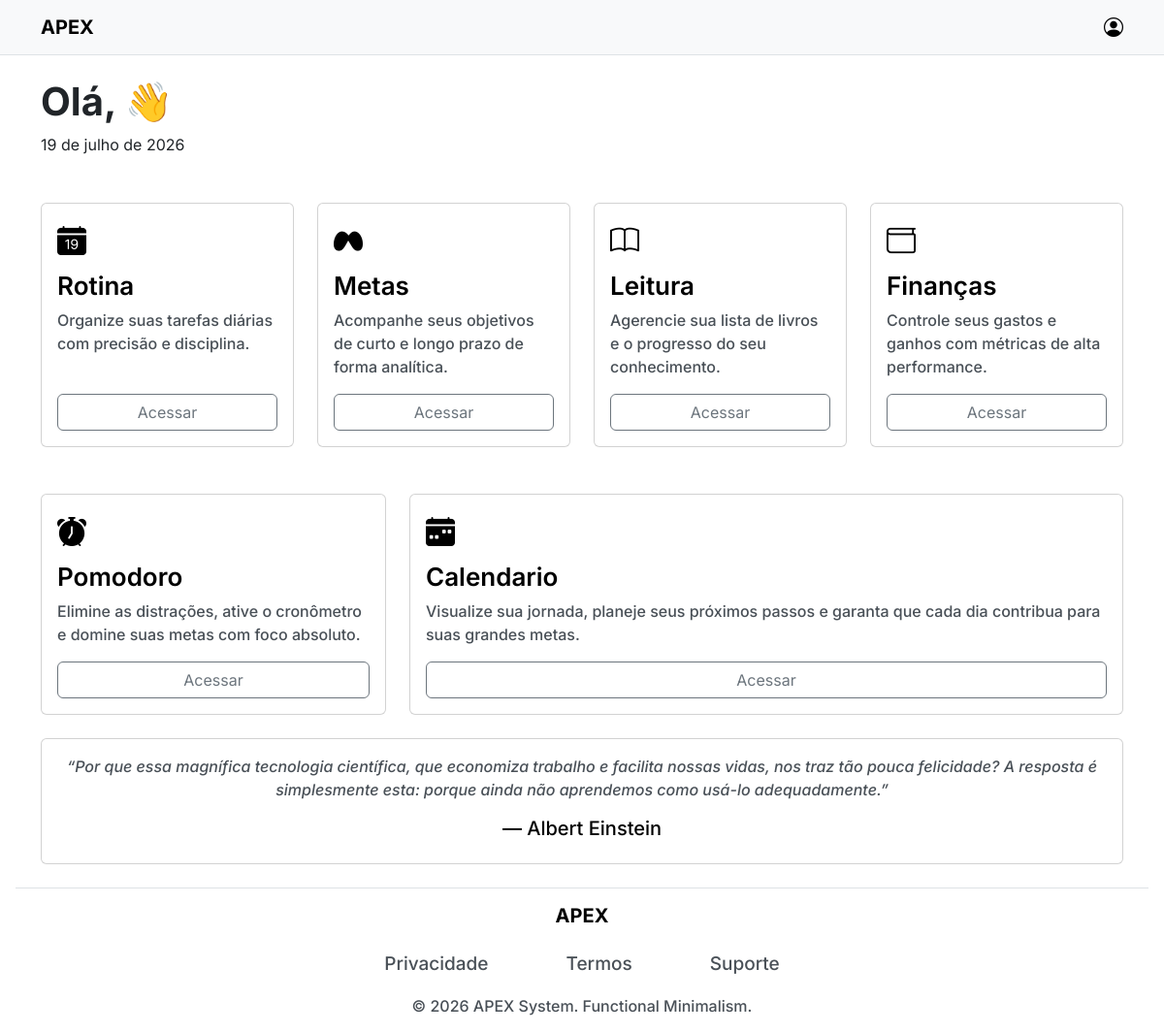
Before: / with the older database file.
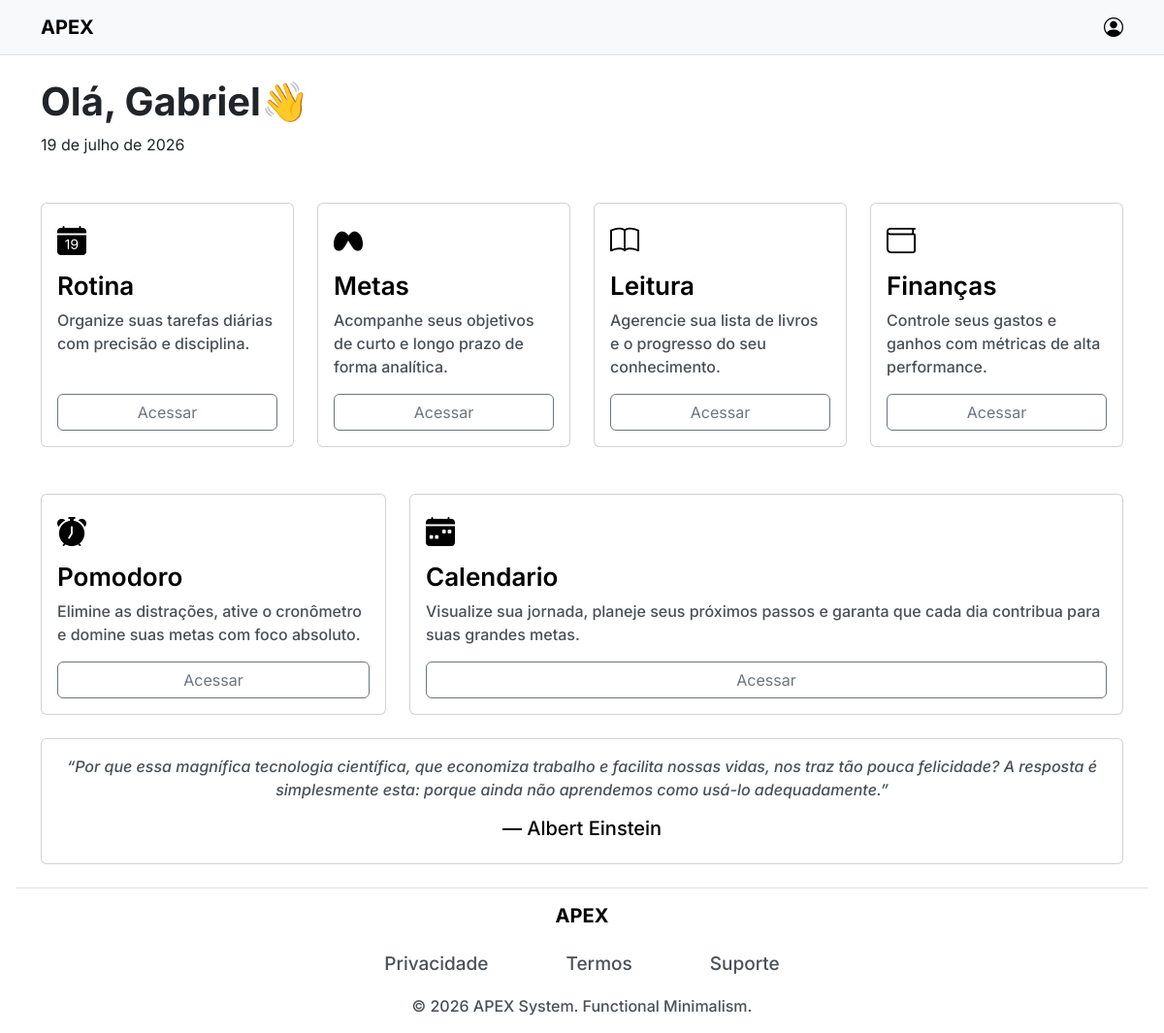
After: the same page with the newer database file.
### tables this page shows
CREATE TABLE `perfil2` (
  `id` int(11) NOT NULL,
  `nome` varchar(100) NOT NULL,
  `email` varchar(100) NOT NULL,
  `img` varchar(255) DEFAULT NULL
);

### index.php (the view, shortened to what the changed rows need)
<?php
require_once __DIR__ . '/conf/db.php'
?>
<!doctype html>
<html lang="PT-br">
<?php
include "includes/header.php";
?>
<body>
    <main class="container mt-4 mb-4">
        <?php
        $sql = "SELECT *  FROM perfil2";
        $resultado = mysqli_query($conn, $sql);
        $user = mysqli_fetch_assoc($resultado);
        ?>
        <h1 class="title-index">Olá, <?= $user['nome'] ?>👋</h1>
        <span id="date"></span>
        <div class="row row-cols-1 row-cols-md-4 g-4 mt-4">
            <div class="col">
            </div>
            <div class="col">
            </div>
            <div class="col">
            </div>
            <div class="col">
            </div>
        </div>
        <div class="row row-cols-1 row-cols-md-4 g-4 mt-4">
            <div class="col-md-4">
            </div>
            <div class="col-md-8">
            </div>
        </div>
        <div class="row mt-4">
            <div class="col-12-md">
            </div>
        </div>
    </main>
</body>
</html>

Changed rows visible on the page:
added perfil2: nome "Gabriel"
